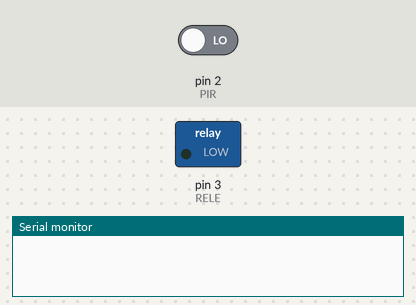
This sketch was run on a simulated Arduino Uno, built with avr-gcc and run on an emulated ATmega328P. Shown: switched loads named in the sketch (green lamp = pin HIGH), the last lines printed to the serial monitor. The inputs (shaded band) are chosen by the test bench; at power-on: pin 2 (PIR) LOW.

Above: at 1.2 s.
1.3 s: pin 2 (PIR) driven HIGH
At 2.4 s:
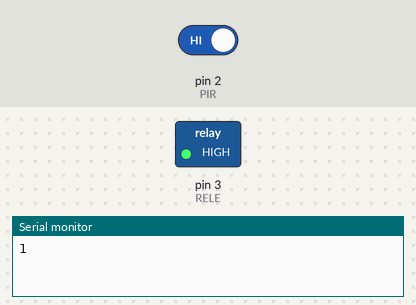
Timing chart, 0 to 4.3 s (numbered marks = the images above; inputs shaded):
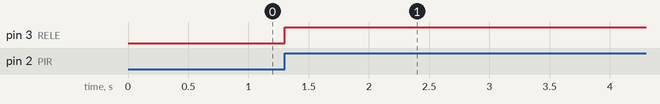

Measured:
- after the input at 1.3 s, pin 3 (RELE): LOW → HIGH at once

The sketch:

ProyectoPlanta.ino
```cpp
/*
  Programa que permite encender un modulo de rele mediante el sensor de movimiento
  PIR.
*/

int PIR = 2;      // señal de PIR a pin 2
int RELE = 3;     // IN de rele a pin 3
int ESTADO = 0;     // almacena estado de señal
int cont = 0;

void setup(){
  Serial.begin(9600);
  pinMode(PIR, INPUT);    // pin 2 como entrada
  pinMode(RELE, OUTPUT);  // pin 3 como salida
  //delay(1000);     // demora para estabilizar el sensor
}

void loop(){
  ESTADO = digitalRead(PIR);  // lectura de estado de señal
  if (ESTADO == HIGH){    // si la señal esta en alto indicando movimiento
     // activa modulo de rele con nivel bajo
      digitalWrite(RELE, HIGH);
      cont++;
      Serial.println(cont);
      delay(5000);
        // demora de 4 segundos
  } else {
      if(cont==3){
        cont=0;
        digitalWrite(RELE, LOW);  // apaga modulo rele
        delay(20000);
         Serial.println("Habilitar");
      }else{
        digitalWrite(RELE, LOW);
      }


  }
}
```
